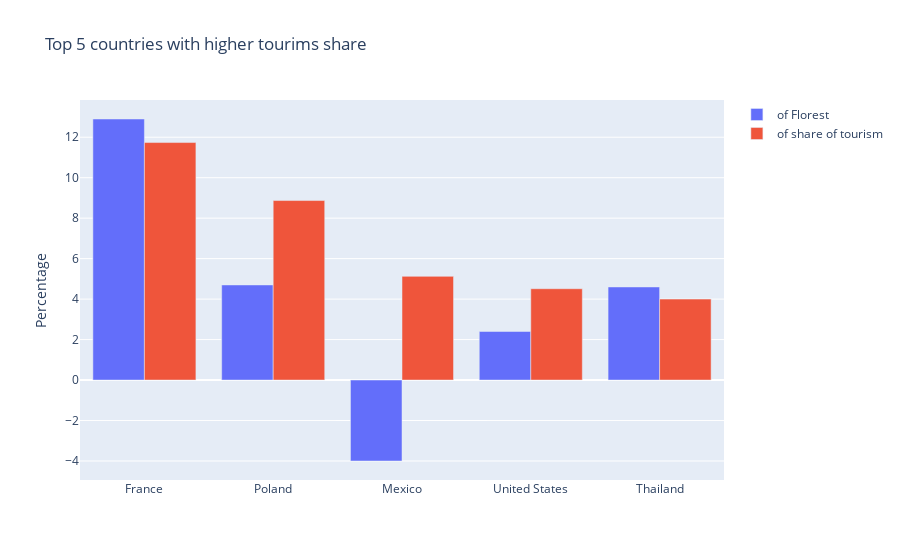

The notebook cell this image was saved under:
### Code cell
#creating double bar graph
fig  = go.Figure(
    data=[
        go.Bar(
            name="of Florest",
            x=df["country_name"],
            y=df["dp_delta"],
            offsetgroup=0,
        ),
        go.Bar(
            name="of share of tourism",
            x=df["country_name"],
            y=df["share_of_visit"],
            offsetgroup=1,
        ),
    ],
    layout=go.Layout(
        title="Top 5 countries with higher tourims share",
        yaxis_title="Percentage"
    )
)
fig.show()
fig.write_image("../figures/top5f.png")

### Figure 1 — Plotly figure (JSON) as saved in the notebook; plotly's stock layout.template omitted (floating-point values rounded to 4 significant figures)
{"data": [{"name": "of Florest", "offsetgroup": "0", "type": "bar", "x": ["France", "Poland", "Mexico", "United States", "Thailand"], "y": [12.9, 4.7, -4, 2.4, 4.6]}, {"name": "of share of tourism", "offsetgroup": "1", "type": "bar", "x": ["France", "Poland", "Mexico", "United States", "Thailand"], "y": [11.74, 8.871, 5.124, 4.513, 4.0]}], "layout": {"autosize": true, "title": {"text": "Top 5 countries with higher tourims share"}, "xaxis": {"autorange": true, "range": [-0.5, 4.5], "type": "category"}, "yaxis": {"autorange": true, "range": [-4.939, 13.84], "title": {"text": "Percentage"}, "type": "linear"}}}
